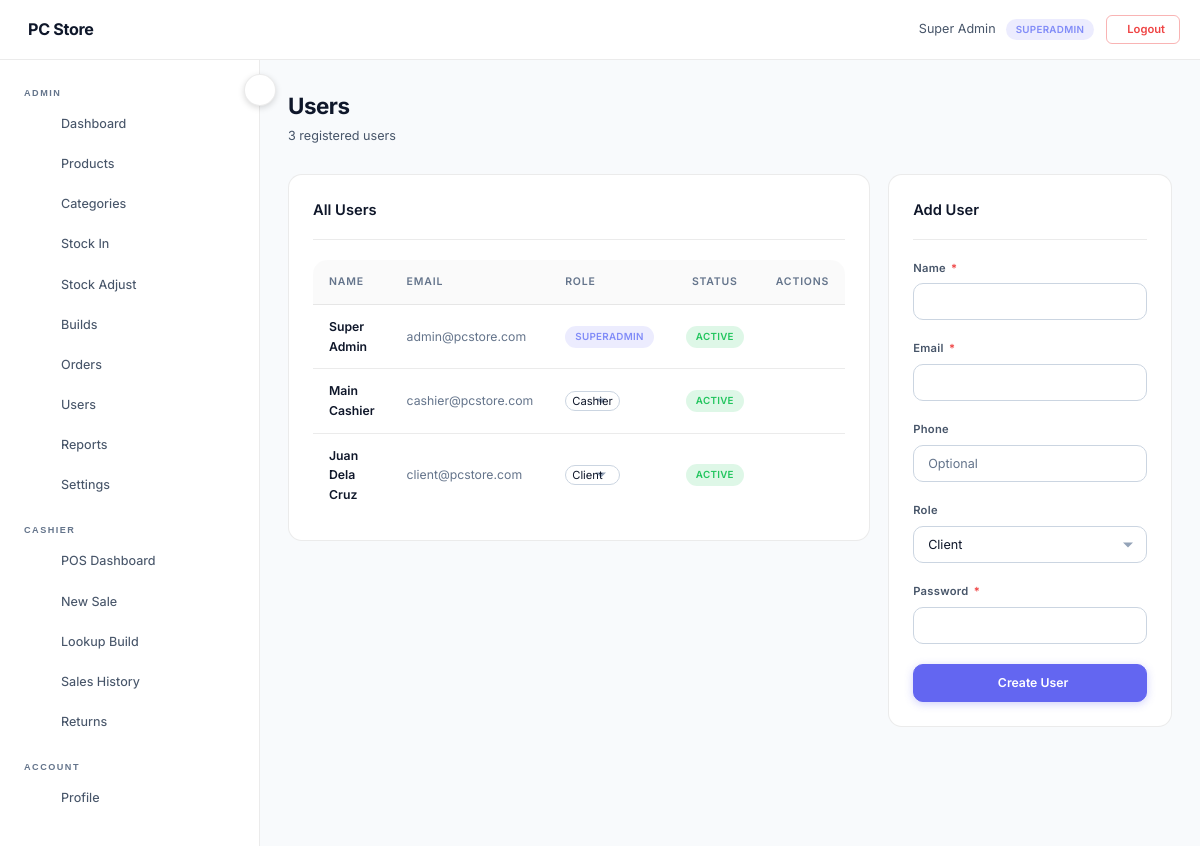
The page /admin/users.php (signed in) on the database its author committed.
### tables this page shows
CREATE TABLE IF NOT EXISTS `users` (
    `id` INT UNSIGNED AUTO_INCREMENT PRIMARY KEY,
    `email` VARCHAR(255) NOT NULL UNIQUE,
    `password_hash` VARCHAR(255) NOT NULL,
    `name` VARCHAR(100) NOT NULL,
    `phone` VARCHAR(20) DEFAULT NULL,
    `role` ENUM('client','cashier','admin','superadmin') NOT NULL DEFAULT 'client',
    `is_active` TINYINT(1) NOT NULL DEFAULT 1,
    `created_at` DATETIME NOT NULL DEFAULT CURRENT_TIMESTAMP,
    `updated_at` DATETIME DEFAULT NULL ON UPDATE CURRENT_TIMESTAMP,
    INDEX `idx_users_role` (`role`),
    INDEX `idx_users_email` (`email`)
);

### includes/helpers.php (called while the page is built, shortened)
<?php
function e(?string $value): string
{
    return htmlspecialchars($value ?? '', ENT_QUOTES, 'UTF-8');
}

### includes/auth.php (called while the page is built, shortened)
<?php
function is_logged_in(): bool
{
    return isset($_SESSION['user_id']) && $_SESSION['user_id'] > 0;
}
function current_user(): ?array
{
    return $_SESSION['user'] ?? null;
}
function current_role(): string
{
    $user = current_user();
    return $user['role'] ?? 'guest';
}
function has_role(string $minimum_role): bool
{
    $hierarchy = ['client' => 1, 'cashier' => 2, 'admin' => 3, 'superadmin' => 4];
    $current = $hierarchy[current_role()] ?? 0;
    $required = $hierarchy[$minimum_role] ?? 99;
    return $current >= $required;
}

### admin/users.php (the view, shortened to what this page needs)
<?php
require_once __DIR__ . '/../includes/db.php';
require_once __DIR__ . '/../includes/helpers.php';
require_once __DIR__ . '/../includes/auth.php';
$users = $mysqli->query("SELECT id, name, email, phone, role, is_active, created_at FROM users ORDER BY FIELD(role, 'superadmin','admin','cashier','client'), name")->fetch_all(MYSQLI_ASSOC);
require_once __DIR__ . '/../includes/header.php';
?>
<div class="page-header">
    <div>
        <h1><i class="ph ph-users" style="color:var(--brand-primary-light);"></i> Users</h1>
        <p class="page-subtitle"><?= count($users) ?> registered users</p>
    </div>
</div>
<div class="grid-2" style="align-items:flex-start;">
    <div class="card">
        <div class="card-header"><h3><i class="ph ph-users"></i> All Users</h3></div>
        <div class="table-wrapper" style="border:none;">
            <table class="data-table">
                <thead><tr><th>Name</th><th>Email</th><th>Role</th><th class="text-center">Status</th><th>Actions</th></tr></thead>
                <tbody>
                <?php foreach ($users as $u): ?>
                <tr>
                    <td class="text-bold"><?= e($u['name']) ?></td>
                    <td class="text-muted"><?= e($u['email']) ?></td>
                    <td>
                        <?php if ((int)$u['id'] !== (int)current_user()['id'] && $u['role'] !== 'superadmin'): ?>
                        <form method="POST" style="display:inline;">
                            <select name="new_role" class="form-control" style="width:auto;padding:2px 6px;font-size:0.8rem;" onchange="this.form.submit()">
                                <option value="client" <?= $u['role'] === 'client' ? 'selected' : '' ?>>Client</option>
                                <option value="cashier" <?= $u['role'] === 'cashier' ? 'selected' : '' ?>>Cashier</option>
                            </select>
                        </form>
                        <?php else: ?>
                        <span class="badge badge-primary"><?= e(ucfirst($u['role'])) ?></span>
                        <?php endif; ?>
                    </td>
                    <td class="text-center">
                        <?php if ($u['is_active']): ?>
                        <span class="badge badge-success">Active</span>
                        <?php else: ?>
                        <span class="badge badge-danger">Disabled</span>
                        <?php endif; ?>
                    </td>
                    <td>
                        <?php if ((int)$u['id'] !== (int)current_user()['id'] && $u['role'] !== 'superadmin'): ?>
                        <form method="POST" style="display:inline;">
                            <button type="submit" class="btn btn-ghost btn-sm" title="<?= $u['is_active'] ? 'Disable' : 'Enable' ?>">
                            </button>
                        </form>
                        <?php endif; ?>
                    </td>
                </tr>
                <?php endforeach; ?>
                </tbody>
            </table>
        </div>
    </div>
    <div class="card">
        <div class="card-header"><h3><i class="ph ph-user-plus"></i> Add User</h3></div>
        <form method="POST" action="">
            <div class="form-group">
                <label class="form-label">Name <span class="required">*</span></label>
                <input type="text" name="name" class="form-control" required>
            </div>
            <div class="form-group">
                <label class="form-label">Email <span class="required">*</span></label>
                <input type="email" name="email" class="form-control" required>
            </div>
            <div class="form-group">
                <label class="form-label">Phone</label>
                <input type="text" name="phone" class="form-control" placeholder="Optional">
            </div>
            <div class="form-group">
                <label class="form-label">Role</label>
                <select name="role" class="form-control">
                    <option value="client">Client</option>
                </select>
            </div>
            <div class="form-group">
                <label class="form-label">Password <span class="required">*</span></label>
                <input type="password" name="password" class="form-control" required minlength="6">
            </div>
            <button type="submit" class="btn btn-primary btn-block"><i class="ph ph-user-plus"></i> Create User</button>
        </form>
    </div>
</div>
<?php require_once __DIR__ . '/../includes/footer.php'; ?>

### includes/header.php (shortened to what this page needs)
<?php
$body_class   = $body_class ?? '';
$hide_sidebar = $hide_sidebar ?? false;
$user = current_user();
$role = current_role();
?>
<!DOCTYPE html>
<html lang="en">
<head>
    <link rel="stylesheet" href="https://unpkg.com/@phosphor-icons/web@2.0.3/src/regular/style.css">
    <link rel="stylesheet" href="https://unpkg.com/@phosphor-icons/web@2.0.3/src/bold/style.css">
    <link rel="stylesheet" href="https://unpkg.com/@phosphor-icons/web@2.0.3/src/fill/style.css">
    <link rel="stylesheet" href="<?= BASE_URL ?>assets/css/admin.css">
</head>
<body class="<?= e($body_class) ?>">
<?php if (!$hide_sidebar && is_logged_in()): ?>
<header class="top-navbar" id="topNavbar">
    <div class="navbar-left">
        <a href="<?= BASE_URL ?>" class="navbar-brand">
            <span><?= e(APP_NAME) ?></span>
        </a>
    </div>
    <div class="navbar-right">
        <button id="themeToggle" class="btn btn-sm btn-ghost" title="Toggle Theme" style="font-size:1.2rem;padding:4px;border:none;margin-right:8px;">
        </button>
        <span class="navbar-greeting">
            <?= e($user['name'] ?? 'User') ?>
            <span class="badge badge-primary" style="margin-left:4px;"><?= e(ucfirst($role)) ?></span>
        </span>
        <a href="<?= BASE_URL ?>logout.php" class="btn btn-sm btn-outline-danger" title="Logout">
            <span class="hide-mobile">Logout</span>
        </a>
    </div>
</header>
<aside class="sidebar" id="sidebar">
    <nav class="sidebar-nav">
        <?php if (has_role('admin')): ?>
        <div class="nav-section" data-section="admin">
            <button class="nav-section-header" type="button" aria-expanded="true">
                <span class="nav-section-title">ADMIN</span>
            </button>
            <div class="nav-section-links">
                <a href="<?= BASE_URL ?>admin/dashboard.php" class="nav-link">
                    <i class="ph ph-squares-four"></i><span>Dashboard</span>
                </a>
                <a href="<?= BASE_URL ?>admin/products.php" class="nav-link">
                    <i class="ph ph-package"></i><span>Products</span>
                </a>
                <a href="<?= BASE_URL ?>admin/categories.php" class="nav-link">
                    <i class="ph ph-folders"></i><span>Categories</span>
                </a>
                <a href="<?= BASE_URL ?>admin/stock_in.php" class="nav-link">
                    <i class="ph ph-arrow-fat-line-down"></i><span>Stock In</span>
                </a>
                <a href="<?= BASE_URL ?>admin/stock_adjust.php" class="nav-link">
                    <i class="ph ph-wrench"></i><span>Stock Adjust</span>
                </a>
                <a href="<?= BASE_URL ?>admin/builds.php" class="nav-link">
                    <i class="ph ph-cpu"></i><span>Builds</span>
                </a>
                <a href="<?= BASE_URL ?>admin/orders.php" class="nav-link">
                    <i class="ph ph-receipt"></i><span>Orders</span>
                </a>
                <a href="<?= BASE_URL ?>admin/users.php" class="nav-link">
                    <i class="ph ph-users"></i><span>Users</span>
                </a>
                <a href="<?= BASE_URL ?>admin/reports.php" class="nav-link">
                    <i class="ph ph-chart-bar"></i><span>Reports</span>
                </a>
                <a href="<?= BASE_URL ?>admin/settings.php" class="nav-link">
                    <i class="ph ph-gear"></i><span>Settings</span>
                </a>
            </div>
        </div>
        <?php endif; ?>
        <?php if (has_role('cashier')): ?>
        <div class="nav-section" data-section="cashier">
            <button class="nav-section-header" type="button" aria-expanded="true">
                <span class="nav-section-title">CASHIER</span>
            </button>
            <div class="nav-section-links">
                <a href="<?= BASE_URL ?>cashier/dashboard.php" class="nav-link">
                    <i class="ph ph-monitor"></i><span>POS Dashboard</span>
                </a>
                <a href="<?= BASE_URL ?>cashier/new_sale.php" class="nav-link">
                    <i class="ph ph-shopping-cart-simple"></i><span>New Sale</span>
                </a>
                <a href="<?= BASE_URL ?>cashier/lookup_build.php" class="nav-link">
                    <i class="ph ph-magnifying-glass"></i><span>Lookup Build</span>
                </a>
                <a href="<?= BASE_URL ?>cashier/sales_history.php" class="nav-link">
                    <i class="ph ph-clock-counter-clockwise"></i><span>Sales History</span>
                </a>
                <a href="<?= BASE_URL ?>cashier/returns.php" class="nav-link">
                    <i class="ph ph-arrow-counter-clockwise"></i><span>Returns</span>
                </a>
            </div>
        </div>
        <?php endif; ?>
        <div class="nav-section" data-section="account">
            <button class="nav-section-header" type="button" aria-expanded="true">
                <span class="nav-section-title">ACCOUNT</span>
            </button>
            <div class="nav-section-links">
                <a href="<?= BASE_URL ?>client/profile.php" class="nav-link">
                    <i class="ph ph-user-circle"></i><span>Profile</span>
                </a>
            </div>
        </div>
    </nav>
</aside>
<button class="sidebar-collapse-btn" id="sidebarCollapseBtn" type="button" title="Collapse Navigation">
</button>
<main class="main-content" id="mainContent">
<?php endif; ?>

### rows shown on the page
users: name "Super Admin", role "SUPERADMIN", email "admin@pcstore.com", is_active "ACTIVE"
users: name "Main Cashier", email "cashier@pcstore.com", new_role "Cashier", is_active "ACTIVE"
users: name "Juan Dela Cruz", email "client@pcstore.com", new_role "Client", is_active "ACTIVE"

### other values the page prints
APP_NAME "PC Store"
count($users) "3"
